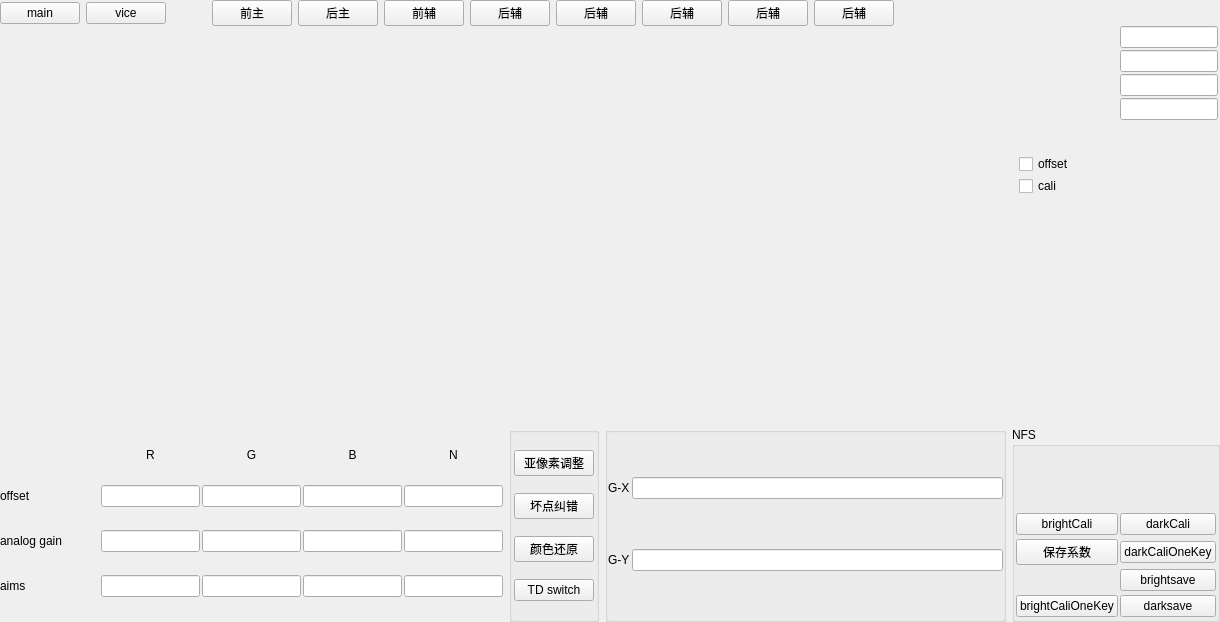
<?xml version="1.0" encoding="UTF-8"?>
<ui version="4.0">
 <class>CameraSignalWidget</class>
 <widget class="QWidget" name="CameraSignalWidget">
  <property name="geometry">
   <rect>
    <x>0</x>
    <y>0</y>
    <width>1220</width>
    <height>622</height>
   </rect>
  </property>
  <property name="windowTitle">
   <string notr="true">Form</string>
  </property>
  <layout class="QVBoxLayout" name="verticalLayout_3">
   <property name="spacing">
    <number>0</number>
   </property>
   <property name="leftMargin">
    <number>0</number>
   </property>
   <property name="topMargin">
    <number>0</number>
   </property>
   <property name="rightMargin">
    <number>0</number>
   </property>
   <property name="bottomMargin">
    <number>0</number>
   </property>
   <item>
    <layout class="QHBoxLayout" name="horizontalLayout_3">
     <item>
      <layout class="QHBoxLayout" name="horizontalLayout_2">
       <property name="spacing">
        <number>6</number>
       </property>
       <item>
        <widget class="QPushButton" name="mainBtn">
         <property name="text">
          <string notr="true">main</string>
         </property>
        </widget>
       </item>
       <item>
        <widget class="QPushButton" name="viceBtn">
         <property name="text">
          <string notr="true">vice</string>
         </property>
        </widget>
       </item>
       <item>
        <spacer name="horizontalSpacer_2">
         <property name="orientation">
          <enum>Qt::Horizontal</enum>
         </property>
         <property name="sizeHint" stdset="0">
          <size>
           <width>40</width>
           <height>20</height>
          </size>
         </property>
        </spacer>
       </item>
       <item>
        <widget class="QPushButton" name="pushButton">
         <property name="text">
          <string notr="true">前主</string>
         </property>
        </widget>
       </item>
       <item>
        <widget class="QPushButton" name="pushButton_2">
         <property name="text">
          <string notr="true">后主</string>
         </property>
        </widget>
       </item>
       <item>
        <widget class="QPushButton" name="pushButton_3">
         <property name="text">
          <string notr="true">前辅</string>
         </property>
        </widget>
       </item>
       <item>
        <widget class="QPushButton" name="pushButton_4">
         <property name="text">
          <string notr="true">后辅</string>
         </property>
        </widget>
       </item>
       <item>
        <widget class="QPushButton" name="pushButton_5">
         <property name="text">
          <string notr="true">后辅</string>
         </property>
        </widget>
       </item>
       <item>
        <widget class="QPushButton" name="pushButton_6">
         <property name="text">
          <string notr="true">后辅</string>
         </property>
        </widget>
       </item>
       <item>
        <widget class="QPushButton" name="pushButton_7">
         <property name="text">
          <string notr="true">后辅</string>
         </property>
        </widget>
       </item>
       <item>
        <widget class="QPushButton" name="pushButton_8">
         <property name="text">
          <string notr="true">后辅</string>
         </property>
        </widget>
       </item>
      </layout>
     </item>
     <item>
      <spacer name="horizontalSpacer">
       <property name="orientation">
        <enum>Qt::Horizontal</enum>
       </property>
       <property name="sizeHint" stdset="0">
        <size>
         <width>40</width>
         <height>20</height>
        </size>
       </property>
      </spacer>
     </item>
     <item>
      <widget class="SetEditValueWidget" name="chuteWidget" native="true">
       <property name="minimumSize">
        <size>
         <width>200</width>
         <height>0</height>
        </size>
       </property>
      </widget>
     </item>
    </layout>
   </item>
   <item>
    <layout class="QHBoxLayout" name="horizontalLayout" stretch="5,1">
     <item>
      <widget class="MyWaveWidget" name="widget" native="true"/>
     </item>
     <item>
      <widget class="QWidget" name="widget_5" native="true">
       <layout class="QGridLayout" name="gridLayout_2" columnstretch="1,1">
        <property name="leftMargin">
         <number>2</number>
        </property>
        <property name="topMargin">
         <number>0</number>
        </property>
        <property name="rightMargin">
         <number>2</number>
        </property>
        <property name="bottomMargin">
         <number>2</number>
        </property>
        <property name="spacing">
         <number>2</number>
        </property>
        <item row="4" column="0">
         <widget class="QLabel" name="avg_B_lbl">
          <property name="sizePolicy">
           <sizepolicy hsizetype="Preferred" vsizetype="Preferred">
            <horstretch>0</horstretch>
            <verstretch>0</verstretch>
           </sizepolicy>
          </property>
          <property name="text">
           <string/>
          </property>
          <property name="alignment">
           <set>Qt::AlignCenter</set>
          </property>
         </widget>
        </item>
        <item row="1" column="1">
         <widget class="myLineEdit" name="focusEndLineEdit"/>
        </item>
        <item row="0" column="0">
         <widget class="QLabel" name="avg_focus_lbl">
          <property name="sizePolicy">
           <sizepolicy hsizetype="Preferred" vsizetype="Preferred">
            <horstretch>0</horstretch>
            <verstretch>0</verstretch>
           </sizepolicy>
          </property>
          <property name="text">
           <string/>
          </property>
          <property name="alignment">
           <set>Qt::AlignCenter</set>
          </property>
         </widget>
        </item>
        <item row="3" column="1">
         <widget class="myLineEdit" name="focusEndLineEdit_2"/>
        </item>
        <item row="0" column="1">
         <widget class="myLineEdit" name="focusBeginLineEdit"/>
        </item>
        <item row="6" column="0" colspan="2">
         <widget class="QCheckBox" name="checkBox_origin">
          <property name="text">
           <string notr="true">offset</string>
          </property>
         </widget>
        </item>
        <item row="1" column="0">
         <widget class="QLabel" name="avg_focus_lbl_2">
          <property name="sizePolicy">
           <sizepolicy hsizetype="Preferred" vsizetype="Preferred">
            <horstretch>0</horstretch>
            <verstretch>0</verstretch>
           </sizepolicy>
          </property>
          <property name="text">
           <string/>
          </property>
          <property name="alignment">
           <set>Qt::AlignCenter</set>
          </property>
         </widget>
        </item>
        <item row="5" column="0">
         <widget class="QLabel" name="avg_N_lbl">
          <property name="sizePolicy">
           <sizepolicy hsizetype="Preferred" vsizetype="Preferred">
            <horstretch>0</horstretch>
            <verstretch>0</verstretch>
           </sizepolicy>
          </property>
          <property name="text">
           <string/>
          </property>
          <property name="alignment">
           <set>Qt::AlignCenter</set>
          </property>
         </widget>
        </item>
        <item row="2" column="0">
         <widget class="QLabel" name="avg_R_lbl">
          <property name="sizePolicy">
           <sizepolicy hsizetype="Preferred" vsizetype="Preferred">
            <horstretch>0</horstretch>
            <verstretch>0</verstretch>
           </sizepolicy>
          </property>
          <property name="text">
           <string/>
          </property>
          <property name="alignment">
           <set>Qt::AlignCenter</set>
          </property>
         </widget>
        </item>
        <item row="2" column="1">
         <widget class="myLineEdit" name="focusBeginLineEdit_2"/>
        </item>
        <item row="3" column="0">
         <widget class="QLabel" name="avg_G_lbl">
          <property name="sizePolicy">
           <sizepolicy hsizetype="Preferred" vsizetype="Preferred">
            <horstretch>0</horstretch>
            <verstretch>0</verstretch>
           </sizepolicy>
          </property>
          <property name="text">
           <string/>
          </property>
          <property name="alignment">
           <set>Qt::AlignCenter</set>
          </property>
         </widget>
        </item>
        <item row="7" column="0" colspan="2">
         <widget class="QCheckBox" name="checkBox_cali">
          <property name="text">
           <string notr="true">cali</string>
          </property>
         </widget>
        </item>
        <item row="8" column="0">
         <spacer name="verticalSpacer_2">
          <property name="orientation">
           <enum>Qt::Vertical</enum>
          </property>
          <property name="sizeHint" stdset="0">
           <size>
            <width>20</width>
            <height>0</height>
           </size>
          </property>
         </spacer>
        </item>
       </layout>
      </widget>
     </item>
    </layout>
   </item>
   <item>
    <layout class="QHBoxLayout" name="horizontalLayout_6">
     <property name="spacing">
      <number>6</number>
     </property>
     <property name="leftMargin">
      <number>0</number>
     </property>
     <property name="rightMargin">
      <number>0</number>
     </property>
     <item>
      <layout class="QGridLayout" name="gridLayout" columnstretch="1,1,1,1,1" columnminimumwidth="1,1,1,1,1">
       <property name="spacing">
        <number>2</number>
       </property>
       <item row="0" column="1">
        <widget class="QLabel" name="label_11">
         <property name="sizePolicy">
          <sizepolicy hsizetype="Preferred" vsizetype="Fixed">
           <horstretch>0</horstretch>
           <verstretch>0</verstretch>
          </sizepolicy>
         </property>
         <property name="text">
          <string notr="true">R</string>
         </property>
         <property name="alignment">
          <set>Qt::AlignCenter</set>
         </property>
        </widget>
       </item>
       <item row="0" column="2">
        <widget class="QLabel" name="label_12">
         <property name="sizePolicy">
          <sizepolicy hsizetype="Preferred" vsizetype="Fixed">
           <horstretch>0</horstretch>
           <verstretch>0</verstretch>
          </sizepolicy>
         </property>
         <property name="text">
          <string notr="true">G</string>
         </property>
         <property name="alignment">
          <set>Qt::AlignCenter</set>
         </property>
        </widget>
       </item>
       <item row="0" column="3">
        <widget class="QLabel" name="label_14">
         <property name="sizePolicy">
          <sizepolicy hsizetype="Preferred" vsizetype="Fixed">
           <horstretch>0</horstretch>
           <verstretch>0</verstretch>
          </sizepolicy>
         </property>
         <property name="text">
          <string notr="true">B</string>
         </property>
         <property name="alignment">
          <set>Qt::AlignCenter</set>
         </property>
        </widget>
       </item>
       <item row="0" column="4">
        <widget class="QLabel" name="label_13">
         <property name="sizePolicy">
          <sizepolicy hsizetype="Preferred" vsizetype="Fixed">
           <horstretch>0</horstretch>
           <verstretch>0</verstretch>
          </sizepolicy>
         </property>
         <property name="text">
          <string notr="true">N</string>
         </property>
         <property name="alignment">
          <set>Qt::AlignCenter</set>
         </property>
        </widget>
       </item>
       <item row="1" column="0">
        <widget class="QLabel" name="label">
         <property name="text">
          <string notr="true">offset</string>
         </property>
        </widget>
       </item>
       <item row="1" column="1">
        <widget class="myLineEdit" name="lineEdit_Biasing1"/>
       </item>
       <item row="1" column="2">
        <widget class="myLineEdit" name="lineEdit_Biasing2"/>
       </item>
       <item row="1" column="3">
        <widget class="myLineEdit" name="lineEdit_Biasing3"/>
       </item>
       <item row="1" column="4">
        <widget class="myLineEdit" name="lineEdit_Biasing4"/>
       </item>
       <item row="2" column="0">
        <widget class="QLabel" name="label_2">
         <property name="text">
          <string notr="true">analog gain</string>
         </property>
        </widget>
       </item>
       <item row="2" column="1">
        <widget class="myLineEdit" name="lineEdit_Gain1"/>
       </item>
       <item row="2" column="2">
        <widget class="myLineEdit" name="lineEdit_Gain2"/>
       </item>
       <item row="2" column="3">
        <widget class="myLineEdit" name="lineEdit_Gain3"/>
       </item>
       <item row="2" column="4">
        <widget class="myLineEdit" name="lineEdit_Gain4"/>
       </item>
       <item row="3" column="0">
        <widget class="QLabel" name="label_15">
         <property name="text">
          <string notr="true">aims</string>
         </property>
        </widget>
       </item>
       <item row="3" column="1">
        <widget class="myLineEdit" name="lineEdit_Target1"/>
       </item>
       <item row="3" column="2">
        <widget class="myLineEdit" name="lineEdit_Target2"/>
       </item>
       <item row="3" column="3">
        <widget class="myLineEdit" name="lineEdit_Target3"/>
       </item>
       <item row="3" column="4">
        <widget class="myLineEdit" name="lineEdit_Target4"/>
       </item>
      </layout>
     </item>
     <item>
      <widget class="QGroupBox" name="groupBox_pixel">
       <property name="title">
        <string/>
       </property>
       <layout class="QGridLayout" name="gridLayout_4">
        <property name="leftMargin">
         <number>2</number>
        </property>
        <property name="topMargin">
         <number>0</number>
        </property>
        <property name="rightMargin">
         <number>2</number>
        </property>
        <property name="bottomMargin">
         <number>0</number>
        </property>
        <property name="spacing">
         <number>0</number>
        </property>
        <item row="1" column="0">
         <widget class="QPushButton" name="pixelBad">
          <property name="text">
           <string notr="true">坏点纠错</string>
          </property>
         </widget>
        </item>
        <item row="2" column="0">
         <widget class="QPushButton" name="colorRestore">
          <property name="text">
           <string notr="true">颜色还原</string>
          </property>
         </widget>
        </item>
        <item row="0" column="0">
         <widget class="QPushButton" name="pixelAdjust">
          <property name="text">
           <string notr="true">亚像素调整</string>
          </property>
         </widget>
        </item>
        <item row="3" column="0">
         <widget class="QPushButton" name="TDSwitchBtn">
          <property name="text">
           <string notr="true">TD switch</string>
          </property>
         </widget>
        </item>
       </layout>
      </widget>
     </item>
     <item>
      <widget class="QGroupBox" name="groupBox_pixel_2">
       <property name="minimumSize">
        <size>
         <width>0</width>
         <height>0</height>
        </size>
       </property>
       <property name="title">
        <string/>
       </property>
       <layout class="QGridLayout" name="gridLayout_5">
        <property name="leftMargin">
         <number>0</number>
        </property>
        <property name="topMargin">
         <number>0</number>
        </property>
        <property name="rightMargin">
         <number>0</number>
        </property>
        <property name="bottomMargin">
         <number>2</number>
        </property>
        <property name="horizontalSpacing">
         <number>2</number>
        </property>
        <item row="1" column="0">
         <widget class="QLabel" name="label_gy">
          <property name="text">
           <string>G-Y</string>
          </property>
         </widget>
        </item>
        <item row="0" column="0">
         <widget class="QLabel" name="label_gx">
          <property name="text">
           <string>G-X</string>
          </property>
         </widget>
        </item>
        <item row="0" column="1">
         <widget class="myLineEdit" name="lineEdit_gx"/>
        </item>
        <item row="1" column="1">
         <widget class="myLineEdit" name="lineEdit_gy"/>
        </item>
       </layout>
      </widget>
     </item>
     <item>
      <widget class="QGroupBox" name="groupBox_3">
       <property name="title">
        <string notr="true">NFS</string>
       </property>
       <layout class="QGridLayout" name="gridLayout_3">
        <property name="leftMargin">
         <number>1</number>
        </property>
        <property name="topMargin">
         <number>12</number>
        </property>
        <property name="rightMargin">
         <number>1</number>
        </property>
        <property name="bottomMargin">
         <number>2</number>
        </property>
        <property name="horizontalSpacing">
         <number>2</number>
        </property>
        <property name="verticalSpacing">
         <number>4</number>
        </property>
        <item row="0" column="0" colspan="2">
         <widget class="SetEditValueWidget" name="caliModeWidget" native="true">
          <property name="minimumSize">
           <size>
            <width>100</width>
            <height>50</height>
           </size>
          </property>
         </widget>
        </item>
        <item row="1" column="1">
         <widget class="QPushButton" name="darkCaliBtn">
          <property name="text">
           <string notr="true">darkCali</string>
          </property>
         </widget>
        </item>
        <item row="4" column="0">
         <widget class="QPushButton" name="brightCaliOneKeyBtn">
          <property name="text">
           <string notr="true">brightCaliOneKey</string>
          </property>
         </widget>
        </item>
        <item row="1" column="0">
         <widget class="QPushButton" name="brightCaliBtn">
          <property name="text">
           <string notr="true">brightCali</string>
          </property>
         </widget>
        </item>
        <item row="2" column="0">
         <widget class="QPushButton" name="pushButton_9">
          <property name="text">
           <string>保存系数</string>
          </property>
         </widget>
        </item>
        <item row="2" column="1">
         <widget class="QPushButton" name="darkCaliOneKeyBtn">
          <property name="text">
           <string notr="true">darkCaliOneKey</string>
          </property>
         </widget>
        </item>
        <item row="3" column="1">
         <widget class="QPushButton" name="brightCaliSaveBtn">
          <property name="text">
           <string notr="true">brightsave</string>
          </property>
         </widget>
        </item>
        <item row="4" column="1">
         <widget class="QPushButton" name="darkSaveBtn">
          <property name="text">
           <string notr="true">darksave</string>
          </property>
         </widget>
        </item>
       </layout>
      </widget>
     </item>
    </layout>
   </item>
  </layout>
 </widget>
 <customwidgets>
  <customwidget>
   <class>myLineEdit</class>
   <extends>QLineEdit</extends>
   <header location="global">mysortwidget/mylineedit.h</header>
  </customwidget>
  <customwidget>
   <class>SetEditValueWidget</class>
   <extends>QWidget</extends>
   <header location="global">mysortwidget/seteditvaluewidget.h</header>
   <container>1</container>
  </customwidget>
  <customwidget>
   <class>MyWaveWidget</class>
   <extends>QWidget</extends>
   <header location="global">mysortwidget/mywavewidget.h</header>
   <container>1</container>
  </customwidget>
 </customwidgets>
 <resources/>
 <connections/>
</ui>
